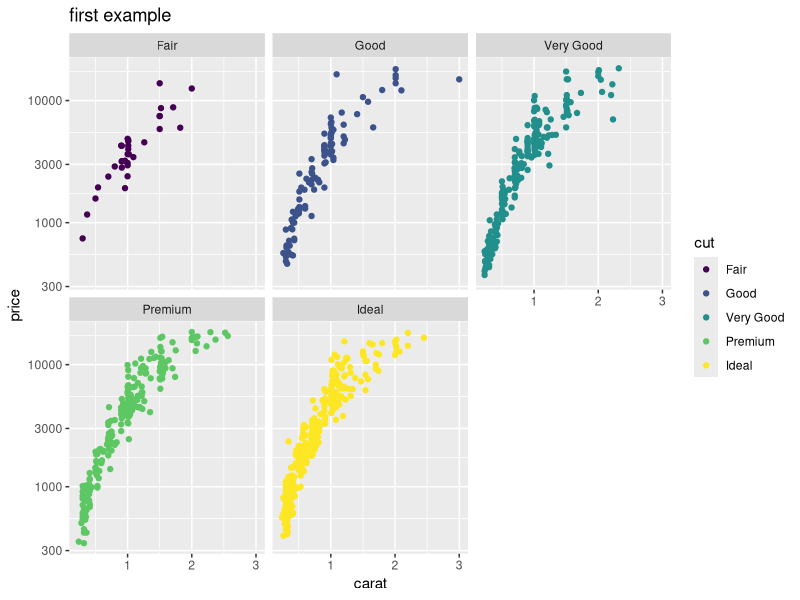

Reproduce this figure in R.
library(ggplot2)

set.seed(42)

small <- diamonds[sample(nrow(diamonds), 1000),]

head(small)

ggplot(small) + 
  geom_point(aes(carat, price, color =cut)) +
  scale_y_log10()+
  facet_wrap(~cut) +
  ggtitle("first example")
  